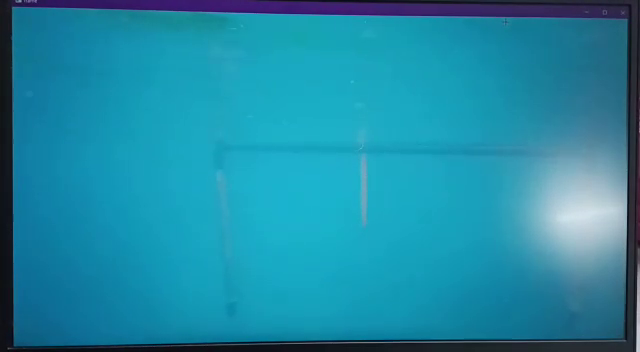
#> input picture frame 118 of gateDistance.mp4, 640 x 352 px, given in place of GateTest.mp4, which was not available
$ python Distance.py
#> lines starting #> are read from the running program, lines starting #| are printed output that depends on the picture; after the words box and inside, x2 and y2 are one past the last pixel; in counts of white or black regions, pixels touching at a corner belong together; pictures that were not available may be replaced by others from this repository, and a replacement may not be noted
import cv2
import numpy as np

##frame=cv2.imread("gate3.png")
cap = cv2.VideoCapture('GateTest.mp4')
font = cv2.FONT_HERSHEY_COMPLEX

def nothing(x):
	pass

cv2.namedWindow('track',cv2.WINDOW_NORMAL)
cv2.namedWindow('tracker',cv2.WINDOW_NORMAL)
cv2.createTrackbar('bt','track',0,255,nothing)
cv2.createTrackbar('gt','track',0,255,nothing)
cv2.createTrackbar('rt','track',0,255,nothing)
cv2.createTrackbar('x','tracker',0,7000,nothing)


while(True):
    ret, frame = cap.read()
#> frame is the input picture: shape (352, 640, 3); mean B, G, R 164.8, 137.5, 31.8

    bt = cv2.getTrackbarPos('bt', 'track')
    gt = cv2.getTrackbarPos('gt', 'track')
    rt = cv2.getTrackbarPos('rt', 'track')
    x = cv2.getTrackbarPos('x', 'tracker')

    b, g, r = cv2.split(frame)
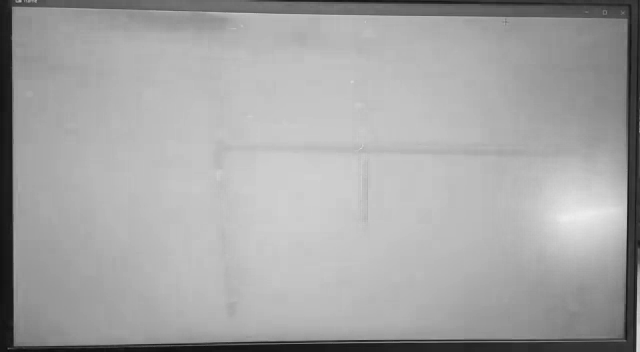
#> b: shape (352, 640); min 12, max 237, mean 164.8
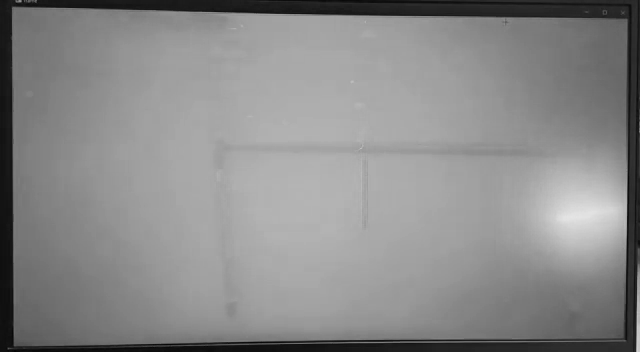
#> g: shape (352, 640); min 5, max 229, mean 137.5
    b1 = b+152
    g1 = g-126
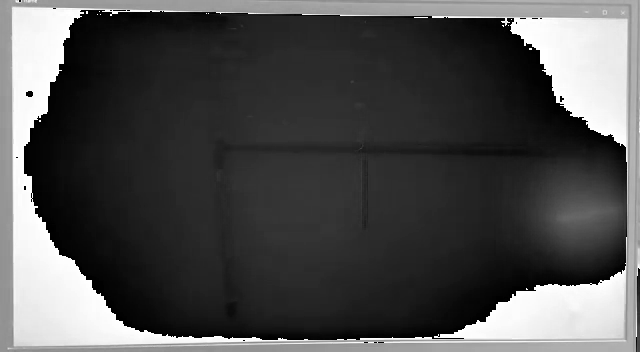
#> g1: shape (352, 640); min 0, max 255, mean 78.4
    r1 = r-204

    clahe = cv2.createCLAHE(clipLimit=2.0, tileGridSize=(8, 8))
    equc_b = clahe.apply(b1)
    equc_g = clahe.apply(g1)
    equc_r = clahe.apply(r1)
    img = cv2.merge((equc_b, equc_g, equc_r))
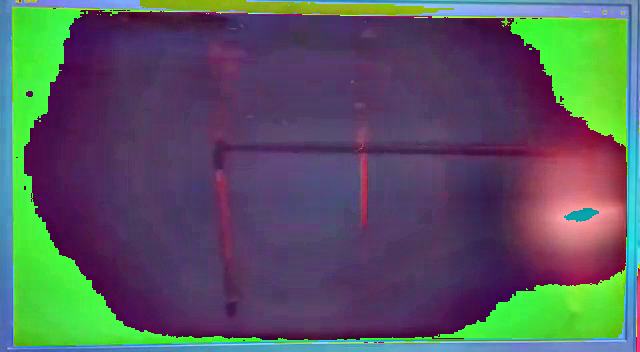
#> img: shape (352, 640, 3); mean B, G, R 96, 90.2, 87

   # cv2.imshow("img",img)

    gray = cv2.cvtColor(img, cv2.COLOR_BGR2GRAY)
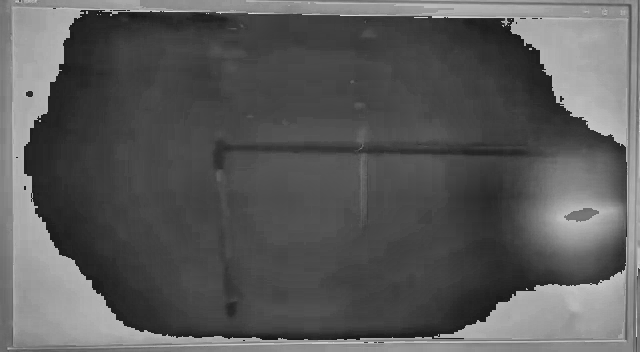
#> gray: shape (352, 640); min 20, max 222, mean 89.9
    blur = cv2.GaussianBlur(gray, (5,5), 0)
    edges = cv2.Canny(image=blur, threshold1=100, threshold2=200)
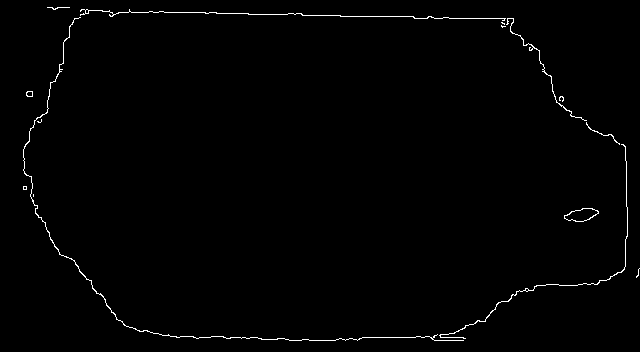
#> edges: shape (352, 640); 0.94% white in thin lines or dots
   # cv2.imshow("blur",blur)

    _, thresh = cv2.threshold(edges, 10, 255, cv2.THRESH_BINARY)
   # cv2.imshow("thresh",thresh)
    dilated = cv2.dilate(thresh, None, iterations=3)
#> dilated: shape (352, 640); 6.7% white; 5 white regions
   # cv2.imshow("dilated",dilated)
    contours,_ = cv2.findContours(dilated, cv2.RETR_TREE, cv2.CHAIN_APPROX_SIMPLE)
#> contours = 7 contours; box (x1, y1, x2, y2) and area: (20, 6, 631, 344) 172147, (26, 13, 625, 338) 159693, (561, 205, 602, 225) 616, (44, 4, 73, 13) 189, (23, 88, 36, 100) 131, (633, 265, 640, 281) 76, (574, 211, 590, 219) 52

    x=3048
    for contour in contours :
        if cv2.contourArea(contour) < 7000-x :
            continue
        else:
            if len(contours) > 0:
                areas = [cv2.contourArea(c) for c in contours]
                max_index = np.argmax(areas)
                cnt = contours[max_index]
            area = cv2.contourArea(cnt)
            ##epsilon = 0.00005 * cv2.arcLength(cnt, True)
            ##approx = cv2.approxPolyDP(cnt, epsilon, True)
            # finding centre
            M = cv2.moments(cnt)
            Cx = int(M['m10'] / M['m00'])
            Cy = int(M['m01'] / M['m00'])
            a = Cx
            b = Cy
            cv2.circle(frame, (a, b), 3, (0, 0, 0), -1)

            # finding distance
            distance = 2 * (10 ** (-7)) * (area ** 2) - (0.0067 * area) + 83.487
            S = 'Distance Of Object: ' + str(distance)
            cv2.putText(frame,S, (5, 50), font, 0.5, (0, 0, 0), 1, cv2.LINE_AA)

            # drawing rectangles
            x, y, w, h = cv2.boundingRect(cnt)
            cv2.rectangle(frame, (x, y), (x + w, y + h), (0, 0, 0), 2)
#> this loop made 7 passes
#> (areas, max_index, area, Cx, Cy, a, b, distance) on passes 3 to 4: ([75.5, 131, 172147, 159693, 615.5, 52.5, 189], 2, 172147, 317, 173, 317, 173, 4857), ([75.5, 131, 172147, 159693, 615.5, 52.5, 189], 2, 172147, 317, 173, 317, 173, 4857)
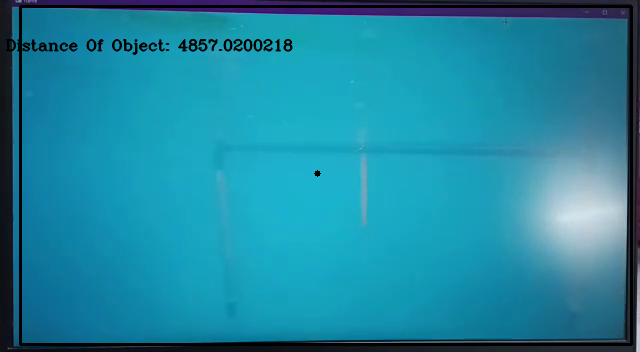
#> frame: shape (352, 640, 3); mean B, G, R 161.5, 135.3, 30.8


    cv2.imshow('frame', frame)

    if cv2.waitKey(30) & 0xFF == 27:
#> (key Esc is pressed here)
        break

cv2.waitKey(0)
cv2.destroyAllWindows()

$ run again, starting later in the video
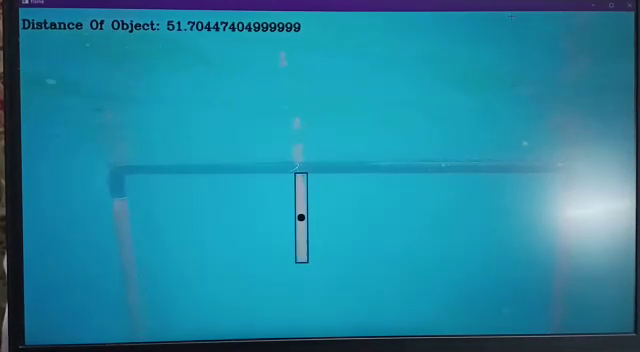
#> input picture frame 531 of gateDistance.mp4, 640 x 352 px, given in place of GateTest.mp4, which was not available
#> frame is the input picture: shape (352, 640, 3); mean B, G, R 161.3, 135.2, 32.7
#> `edges = cv2.Canny(image=blur, threshold1=100, threshold2=200)`:
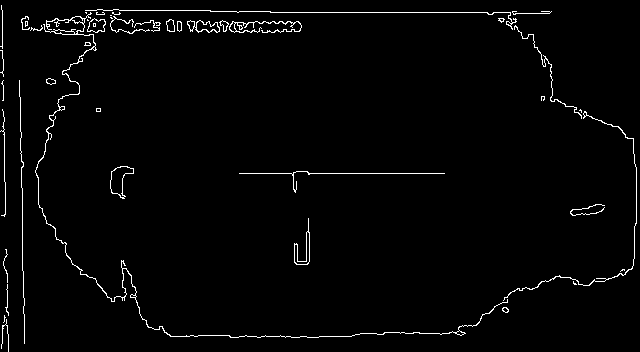
#> edges: shape (352, 640); 2% white in thin lines or dots
#> dilated: shape (352, 640); 13.1% white; 10 white regions
#> contours = 19 contours, 6 with area under 20; largest, box (x1, y1, x2, y2) and area: (18, 6, 640, 341) 172009, (39, 13, 634, 335) 152943, (16, 77, 28, 347) 1695, (236, 168, 448, 196) 1464, (0, 246, 12, 352) 886
#> the loop `for contour in contours :` made 19 passes
#> (max_index, area, Cx, Cy, a, b, distance, S) on passes 4, 11: (3, 172009, 325, 170, 325, 170, 4848.4, 'Distance Of Object: 4848.4459162'), (3, 172009, 325, 170, 325, 170, 4848.4, 'Distance Of Object: 4848.4459162')
#> after the loop `for contour in contours :`:
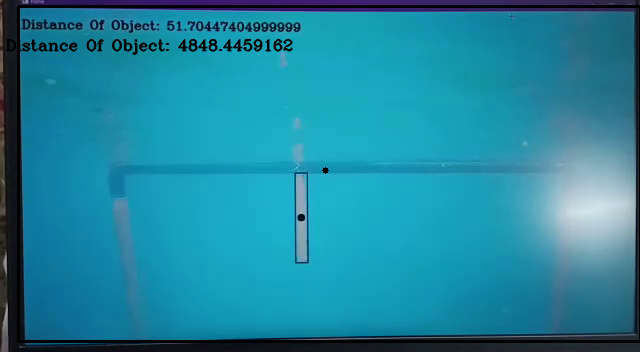
#> frame: shape (352, 640, 3); mean B, G, R 158.8, 133.6, 31.8

$ run again, starting later in the video
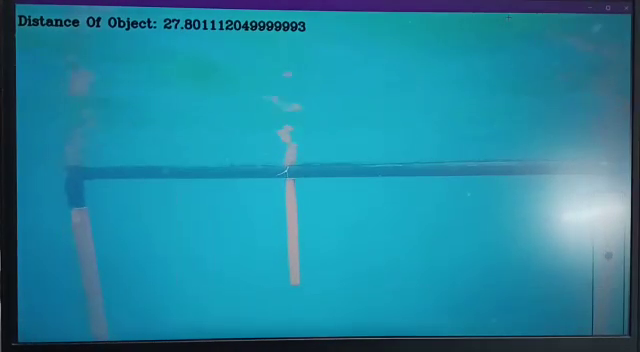
#> input picture frame 944 of gateDistance.mp4, 640 x 352 px, given in place of GateTest.mp4, which was not available
#> frame is the input picture: shape (352, 640, 3); mean B, G, R 160.3, 135.6, 33.9
#> `edges = cv2.Canny(image=blur, threshold1=100, threshold2=200)`:
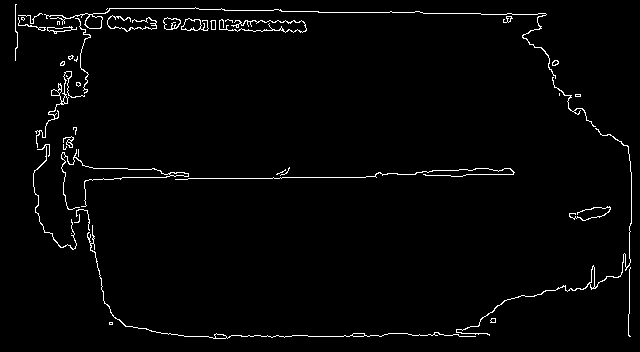
#> edges: shape (352, 640); 2.1% white in thin lines or dots
#> dilated: shape (352, 640); 13.4% white; 2 white regions
#> contours = 19 contours, 11 with area under 20; largest, box (x1, y1, x2, y2) and area: (12, 1, 635, 342) 174814, (36, 11, 629, 334) 147150, (66, 164, 155, 206) 768, (566, 203, 614, 224) 689, (67, 62, 83, 80) 112, (36, 17, 55, 25) 66, (71, 81, 81, 94) 47, (89, 20, 99, 26) 36
#> the loop `for contour in contours :` made 19 passes
#> (max_index, area, Cx, Cy, a, b, distance, S) on passes 1, 15: (0, 174813.5, 324, 170, 324, 170, 5024.2, 'Distance Of Object: 5024.188506449999'), (0, 174813.5, 324, 170, 324, 170, 5024.2, 'Distance Of Object: 5024.188506449999')
#> after the loop `for contour in contours :`:
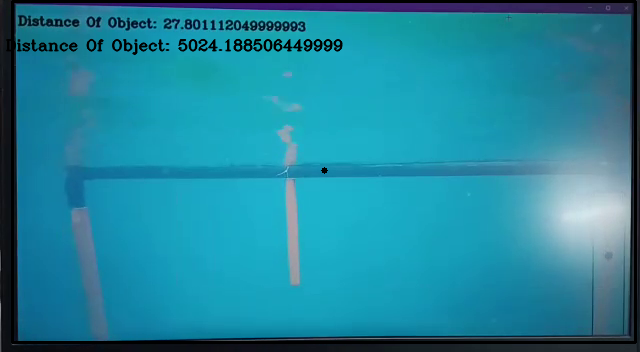
#> frame: shape (352, 640, 3); mean B, G, R 157.5, 133.7, 32.9
